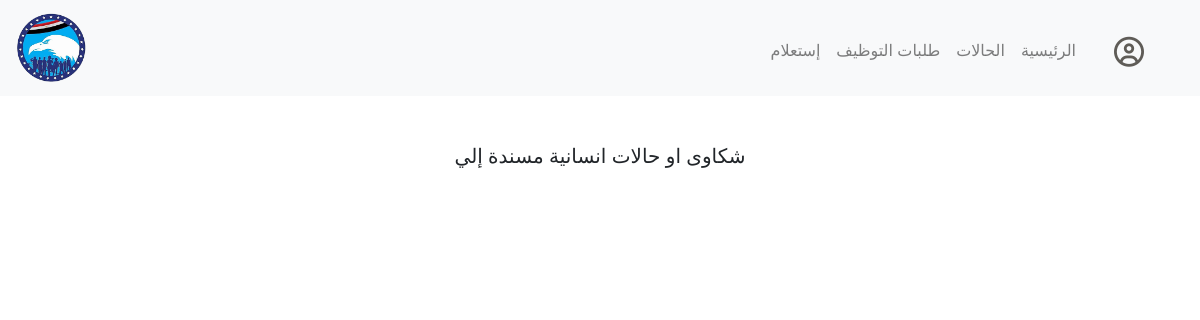
Before: /mycases (signed in) with the older database file.
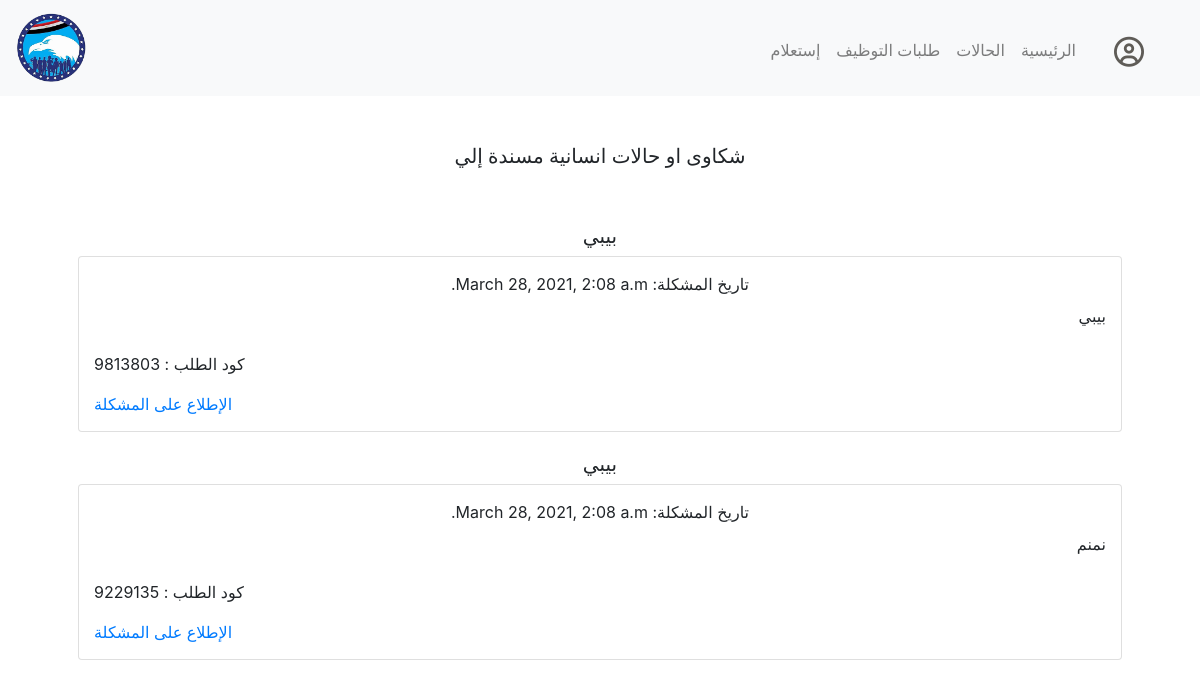
After: the same page with the newer database file.
### inhouse/models.py (models this page shows)
class Cases(models.Model):
    caseCode = models.CharField(max_length=12)
    casePersonaId = models.ForeignKey(Person, on_delete=models.CASCADE, related_name="complain")
    caseScannedDocs = models.FileField()
    caseTitle = models.CharField(max_length=64)
    caseDetails = models.TextField()
    caseStatus = models.CharField(max_length=20)
    caseDate = models.DateTimeField()
    caseResponsible = models.ForeignKey(settings.AUTH_USER_MODEL, on_delete=models.CASCADE, related_name="responsible")

### inhouse/views.py (the view)
# urls.py: path("mycases", views.mycases, name="mycases"),
def mycases(request):
    if not request.user.is_authenticated:
        return HttpResponseRedirect(reverse("login"))
    gottenUser =  request.user
    theirCases = gottenUser.responsible.all()
    return render(request, "inhouse/mycases.html", {
        "cases" : theirCases
    })

### inhouse/templates/inhouse/mycases.html (shortened to what this page needs)
{% extends "inhouse/layout.html" %}
{% block main %}
{% if cases %}
<h5>شكاوى او حالات انسانية مسندة إلي</h5>
<br><br>
<div dir="rtl" class="contanier">
    <div class="row justify-content-center">
        {% for case in cases %}
        {% if case.caseStatus == 'ongoing' or case.caseStatus == 'new' %}
        <br><br>
        <div class="col-12 col">
            <h5>{{case.caseTitle}}</h5>
            <div class="newcaseform card familyinfocard">
            <div class="d-inline">تاريخ المشكلة: {{case.caseDate}}</div>
            <p class="newcaseSize text-right">
              {{ case.caseDetails|linebreaksbr }}
            </p>
            <div class="row">
              <div class="col-12 col text-left">
                <p> كود الطلب : {{case.caseCode}}</p>
                <a class="removewhenprint" href="{% url 'case' case.caseCode %}">الإطلاع على المشكلة</a>
              </div>
            </div>
        </div>
        </div>
        {% endif %}
        {% endfor %}
    </div>
</div>
{% else %}
<h5>لا يوجد حالات مسندة إليك</h5>
{% endif %}
{% endblock %}

### inhouse/templates/inhouse/layout.html (shortened to what this page needs)
{% load static %}
<!DOCTYPE html>
<html lang="en">
    <head>
        <link rel="stylesheet" href="https://stackpath.bootstrapcdn.com/bootstrap/4.4.1/css/bootstrap.min.css">
        <link href="{% static 'inhouse/styles.css' %}" rel="stylesheet">
        </head>
    <body>
        <nav class="navbar navbar-expand-lg navbar-light bg-light">
            <a class="navbar-brand" href="{% url 'index' %}"> <img class="logo" src="{% static '/inhouse/logo.png' %}" alt="شعار الحزب"/> </a>
            <div class="collapse navbar-collapse" id="navbarSupportedContent">
                {% if user.is_authenticated %}
                        <ul dir="rtl" class="navbar-nav ml-auto mt-2">
                            <li class="nav-item navbarAccountIcon dropdown">
                                <a class="navbarAccountIcon" href="#" id="navbarDropdown" role="button" data-toggle="dropdown" aria-haspopup="true" aria-expanded="false">
                                    <i class="far fa-user-circle"></i>
                                </a>
                              </li>
                            <li class="nav-item"><a class="nav-link" href="{% url 'index' %}">الرئيسية</a></li>
                            <li class="nav-item dropdown">
                                <a class="nav-link" href="#" id="navbarDropdown" role="button" data-toggle="dropdown" aria-haspopup="true" aria-expanded="false">
                                  الحالات
                                </a>
                              </li>
                              <li dir="rtl" class="nav-item dropdown">
                                <a class="nav-link" href="#" id="navbarDropdown" role="button" data-toggle="dropdown" aria-haspopup="true" aria-expanded="false">
                                  طلبات التوظيف
                                </a>
                              </li>                            <li class="nav-item"><a class="nav-link" href="{% url 'query' %}">إستعلام</a></li>
                        </ul>
                    {% endif %}
            </div>
          </nav>
        <main class="container p-5">
            {% block main %}
            {% endblock %}
        </main>
    </body>
</html>

### inhouse/static/inhouse/styles.css (style rules this page uses)
nav .navbar-brand { font-size: xx-large; }
main { overflow-x: auto; text-align: center; }
.logo { max-width:70px; }
.familyinfocard { margin-bottom:20px; padding: 15px; }
.navbarAccountIcon { color: #5f5c57; font-size: 30px; margin-left: 15px; }
.newcaseSize { line-height: 2.5; }

Changed rows visible on the page:
added Cases: caseTitle "بيبي", caseDate "March 28, 2021, 2:08 a.m.", caseDetails "بيبي", caseCode "9813803"
added Cases: caseTitle "بيبي", caseDate "March 28, 2021, 2:08 a.m.", caseDetails "نمنم", caseCode "9229135"
